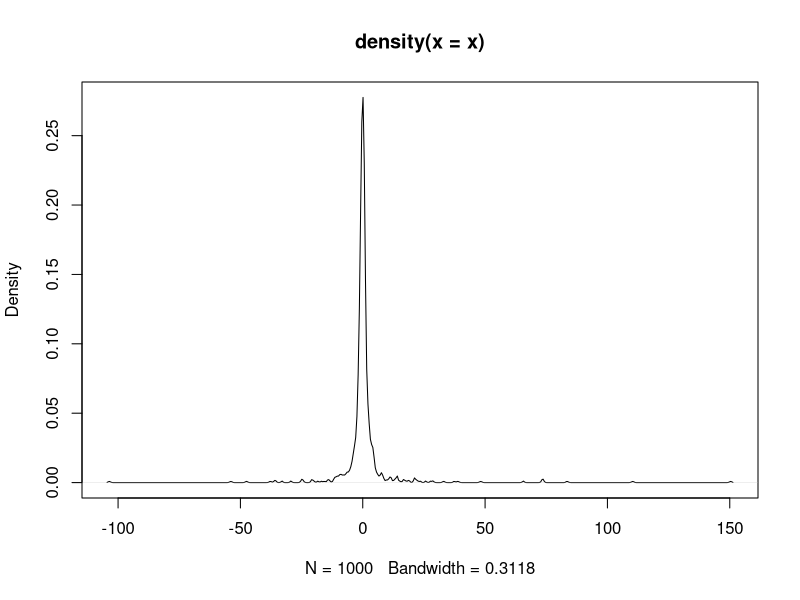

Recreate this plot in R.
# =========================== Reduccion de varianza de la Cauchy ============================= #

# Es encontrar estimadores de Monte Carlo de varianza con minima varianza en ellos. 
# Para ello vamos crear 2 funciones que nos genere una m.a. en base a la distribucion cauchy.

# Funcion de distribucion inversa de la Cauchy(0,1)
Inv_Cauchy = function(x)
{
  y = tan((x-1/2)*pi)
  
  return(y)
}

# Generador de la variable Cauchy(0,1)
GNA_Cauchy = function(n)
{
  u = runif(n)
  mcau = Inv_Cauchy(u)
  
  return(mcau)
}

# Veamos como queda la m.a. de tamano 1000
x = GNA_Cauchy(1000)

# Graficamente
plot(density(x))

# ========================================================================================= #

# veremos como se reduce la varianza de los 4 ejemplos siguientes, mientras se conserva la media

# Parametro:
n = 1000      # tamaño de muestra
mc = 1000     # cantidad de estimadores a generar

                                      # Ejemplo 1 (Estimacion 1):
# Creamos el algoritmo para este caso
theta1 = function(mc,n)
{
  vest = numeric(mc)
  
  for(k in 1:mc)
    {
      mcua = GNA_Cauchy(n)
      exito = 0
      
      for(i in 1:n)
      {
        if(mcua[i]>=2) exito = exito+1
      }
      
      vest[k]=exito/n
    }
  
  return(vest)
}

# Veamos como queda la media y la varianza estimada
the1 = theta1(mc,n)
mean(the1)
var(the1)

                                      # Ejemplo 2 (Estimacion 2):
# Creamos el algoritmo para este caso
theta2 = function(mc,n)
{
  vest = numeric(mc)
  
  for(k in 1:mc)
    {
      mcua = GNA_Cauchy(n)
      exito = 0
      
      for(i in 1:n)
      {
        if(mcua[i]>=2 || mcua[i]<=-2 ) exito = exito+1
      }
    
      vest[k]=exito/(2*n)
    }
  
  return(vest)
}

# Veamos como queda la media y la varianza estimada
the2 = theta2(mc,n)
mean(the2)
var(the2)

                                      # Ejemplo 3 (Estimacion 3):
# Creamos el algoritmo para este caso
theta3 = function(mc, n) 
{
  # Creamos una vector numerico
  vest = numeric(mc)
  
  # Establecemos una "for" donde los numero aleatorios de una U(0,2) 
                                          # y la evaluamos en una funcion e guardamos
  for (k in 1:mc) 
  {
    x = runif(n, min = 0, max = 2)
    vest[k] = (1/2) - 2 * mean(1 / (pi * (1 + x^2)))
  }
  
  return(vest)
}

# Veamos como queda la media y la varianza estimada
the3 = theta3(mc,n)
mean(the3)
var(the3)

                                      # Ejemplo 4 (Estimacion 4):
# Creamos el algoritmo para este caso
theta4 = function(mc, n) 
{
  # Creamos una vector numerico
  vest = numeric(mc)

  # Establecemos una "for" donde los numero aleatorios de una U(0,1/2) 
                                          # y la evaluamos en una funcion e guardamos
  for (k in 1:mc) 
  {
    y = runif(n, min = 0, max = 0.5)
    vest[k] = mean(1 / (pi * (1 + y^2))) / 2
  }
  
  return(vest)
}

# Veamos como queda la media y la varianza estimada
the4 = theta4(mc,n)
mean(the4)
var(the4)

# ====================================== Metodo de Importancia ============================ #

# lo que logro con esto 4 ejemplos es el hecho de que el metodo de Monte Carlos crea mucha 
# varianza de sus estimacion si no se elige adecuadamente el intervalos para resolver el problema.

# Este metodo garantiza la reduccion de la varianza para evitar problemas de sesgo en la solucion;
# Veamos un ejemplo:

# Parametro:
n = 1000      # tamaño de muestra

# vemos una m.a. con la nueva distribucion que creamos por definicion:
sim_va_g = function(n)
{
  u = runif(n)
  g = 2/(1-u)
  return(g)
}

# Realizamos la estimacion del parametro usando la funcion anteriro...
theta5 = function(mc,n)
{
  vest = numeric(mc)
  
  for(k in 1:mc)
  {
    mcua = sim_va_g(n)
    vest[k] = (1/n)*sum((mcua^2)/(2*pi*(1+mcua^2)))
  }
  
  return(vest)
}

# veamos como queda sus media y varianza...
the5 = theta5(mc,n)
mean(the5)
var(the5)

# ========================================================================================== #

# Vamos a crear una tabla para ver los resultados y como va mejorando con el cada ejemplo la varianza

# Parámetros
n <- 1000     # tamaño de muestra
mc <- 1000    # cantidad de estimaciones

# Evaluación de los nuevos estimadores
the3 <- theta3(mc, n)
cat("Media de theta3:", mean(the3), "\n")
cat("Varianza de theta3:", var(the3), "\n")

the4 <- theta4(mc, n)
cat("Media de theta4:", mean(the4), "\n")
cat("Varianza de theta4:", var(the4), "\n")

the5 <- theta5(mc, n)
cat("Media de theta5:", mean(the5), "\n")
cat("Varianza de theta5:", var(the5), "\n")

# Crear la tabla resumen con los resultados
resumen <- data.frame(
  Estimador = c("theta1", "theta2", "theta3", "theta4", "theta5"),
  Distribucion = c("Cauchy(0,1)", "Cauchy(0,1)", "U(0,2)", "U(0,0.5)", "g(U)"),
  Definicion = c(
    "1/n * sum(1_{X >= 2})",
    "1/(2n) * sum(1_{|X| >= 2})",
    "1/n * sum(1 / (pi * (1 + X^2)))",
    "1/(2n) * sum(1 / (pi * (1 + Y^2)))",
    "2/(1-U)"
  ),
  Media = c(mean(the1), mean(the2), mean(the3), mean(the4), mean(the5)),
  Varianza = c(var(the1), var(the2), var(the3), var(the4), var(the5))
)

# Imprimir la tabla
print(resumen, row.names = FALSE)
